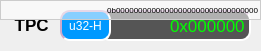
     <widget class="QWidget" name="widget_9" native="true">
      <property name="geometry">
       <rect>
        <x>280</x>
        <y>192</y>
        <width>261</width>
        <height>51</height>
       </rect>
      </property>
      <widget class="QLineEdit" name="DataEdit_tpc">
       <property name="geometry">
        <rect>
         <x>100</x>
         <y>10</y>
         <width>151</width>
         <height>31</height>
        </rect>
       </property>
       <property name="font">
        <font>
         <pointsize>13</pointsize>
         <weight>50</weight>
         <bold>false</bold>
        </font>
       </property>
       <property name="styleSheet">
        <string notr="true">QLineEdit{
	background-color:#555555;
	border:2px inset #ccaacc;
	border-radius:10px;
	color:rgb(0,255,0);
}</string>
       </property>
       <property name="text">
        <string>0x000000</string>
       </property>
       <property name="alignment">
        <set>Qt::AlignRight|Qt::AlignTrailing|Qt::AlignVCenter</set>
       </property>
       <property name="readOnly">
        <bool>true</bool>
       </property>
      </widget>
      <widget class="QLabel" name="label_18">
       <property name="geometry">
        <rect>
         <x>10</x>
         <y>14</y>
         <width>51</width>
         <height>21</height>
        </rect>
       </property>
       <property name="font">
        <font>
         <pointsize>13</pointsize>
         <weight>75</weight>
         <bold>true</bold>
        </font>
       </property>
       <property name="layoutDirection">
        <enum>Qt::LeftToRight</enum>
       </property>
       <property name="text">
        <string> TPC</string>
       </property>
      </widget>
      <widget class="QPushButton" name="NumSysSetButton_tpc">
       <property name="geometry">
        <rect>
         <x>60</x>
         <y>10</y>
         <width>51</width>
         <height>31</height>
        </rect>
       </property>
       <property name="styleSheet">
        <string notr="true">QPushButton{
	background-color:#0099ff;
	border:2px inset #ccaacc;
	border-radius:10px;
	color:rgb(255,255,255);
}

QPushButton::hover{
	background-color:#0033ff;
	border:2px inset #0077ff;
	border-radius:1px;
	color:rgb(200,200,200);
}
QPushButton::pressed{
	border:2px inset #ffffff;
	border-radius:1px;
}</string>
       </property>
       <property name="text">
        <string>u32-H</string>
       </property>
      </widget>
      <widget class="QLabel" name="RegPrompt_tpc">
       <property name="geometry">
        <rect>
         <x>0</x>
         <y>0</y>
         <width>261</width>
         <height>20</height>
        </rect>
       </property>
       <property name="font">
        <font>
         <pointsize>6</pointsize>
        </font>
       </property>
       <property name="styleSheet">
        <string notr="true">QWidget{
	background-color:#88ffffff;
    border:1px solid #cccccc;
	border-radius:20px;
}</string>
       </property>
       <property name="text">
        <string>0b00000000000000000000000000000000</string>
       </property>
       <property name="alignment">
        <set>Qt::AlignRight|Qt::AlignTrailing|Qt::AlignVCenter</set>
       </property>
      </widget>
     </widget>
